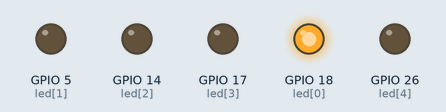
Recording of a program running on a simulated ESP32 board running MicroPython. Shown: output pins drawn as LEDs (lit = HIGH).

Above: at 0.05 s.
At 0.25 s:
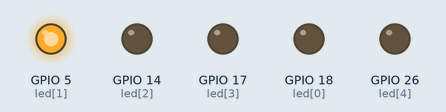
At 0.65 s:
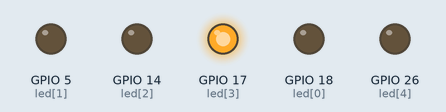
At 0.75 s:
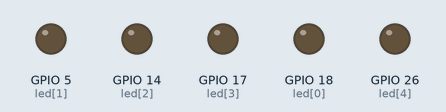
At 1.45 s:
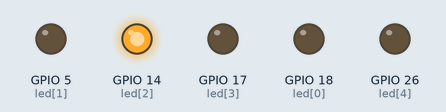
At 2.85 s:
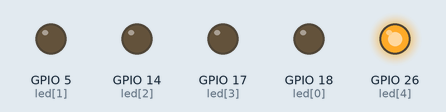
Timing chart, 0 to 3.1 s (numbered marks = the images above):
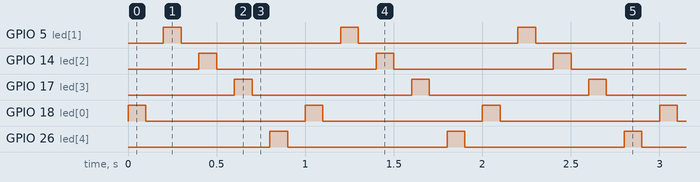

The program:

extra1_one_way.py
```python
from machine import Pin
import time

pins = [18, 5, 14, 17, 26]


def showLed():
    for pin in pins:                      # 되돌아오는 반복문을 통째로 지웠습니다
        led = Pin(pin, Pin.OUT)
        led.value(1)
        time.sleep_ms(100)
        led.value(0)
        time.sleep_ms(100)


while True:
    showLed()
```

Measured:
- by itself, GPIO 5 (led[1]), GPIO 14 (led[2]), GPIO 17 (led[3]), GPIO 18 (led[0]), GPIO 26 (led[4]): alternates HIGH for 0.10 s and LOW for 0.90 s
